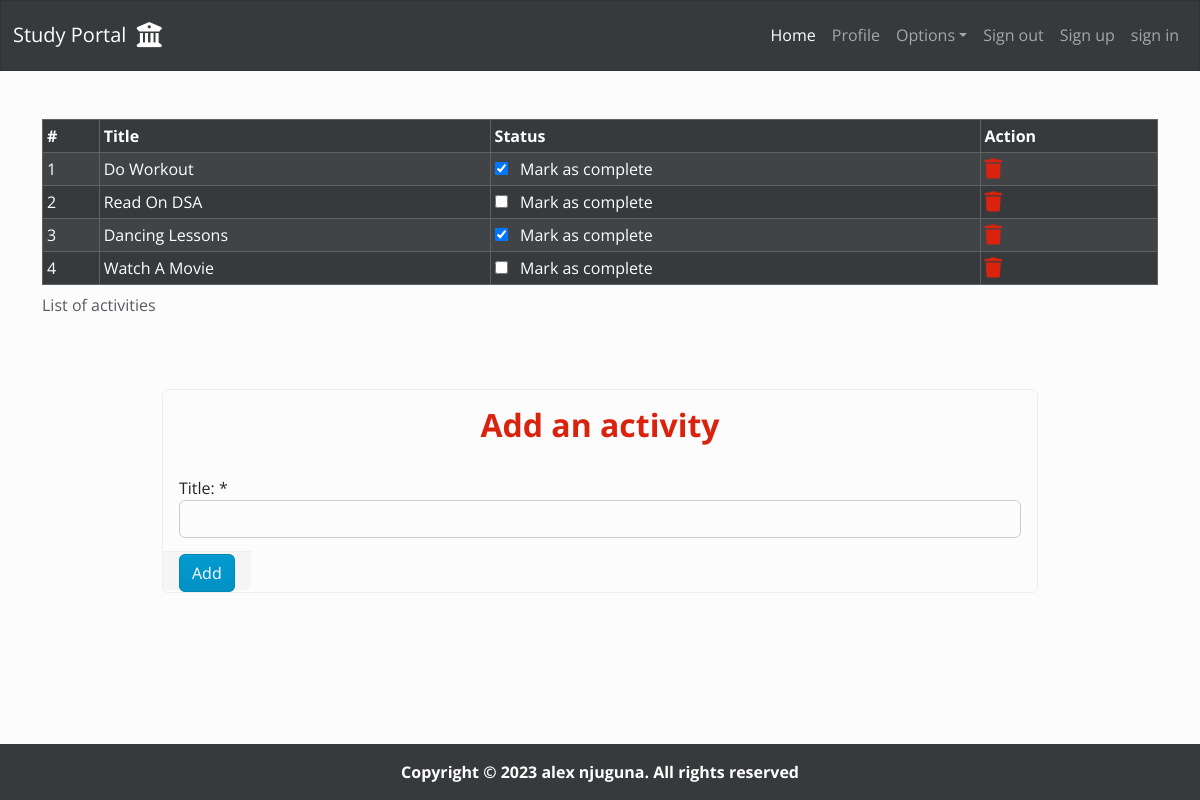
Page /activity/ (signed in) on the earlier database version.
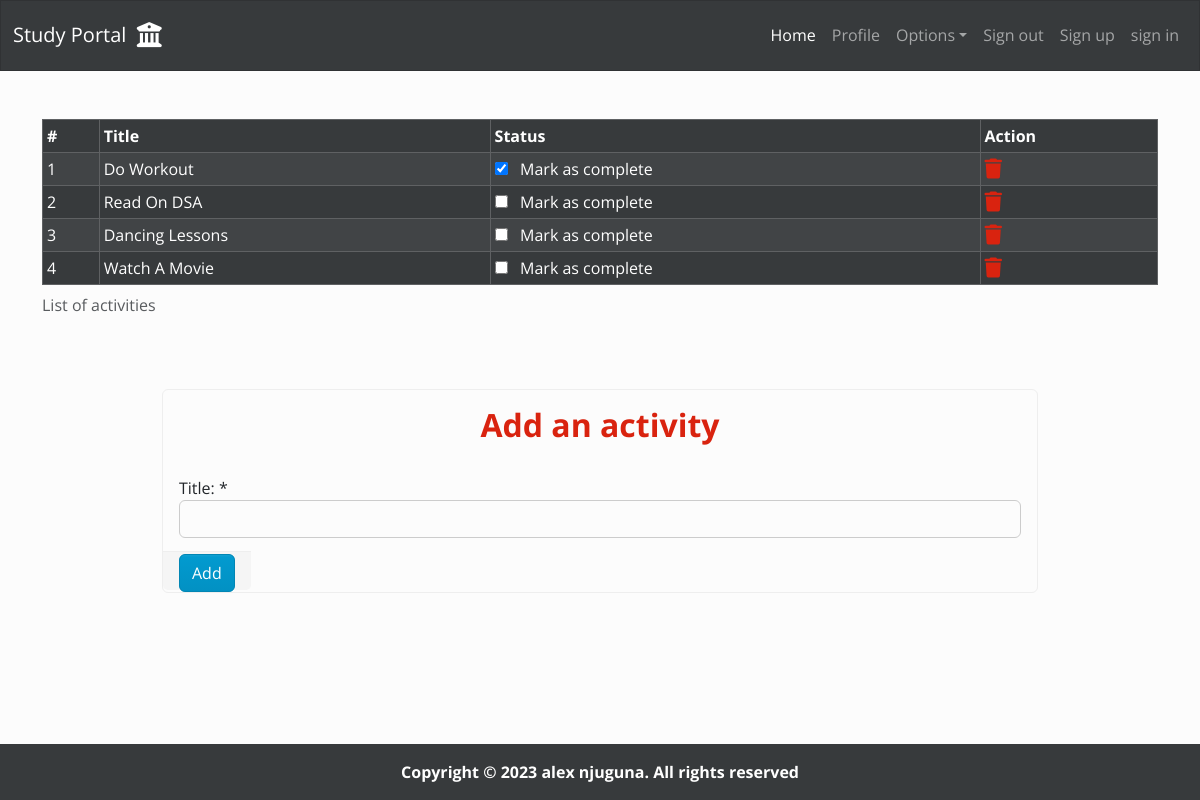
Same page on the later database version.
### activity/models.py (models this page shows, shortened)
class Activity(models.Model):
    user = models.ForeignKey(User, on_delete=models.CASCADE)
    title = models.CharField(max_length=50)
    is_finished = models.BooleanField(default=False)

### activity/views.py (the view)
# urls.py: path("", views.home, name="home"),
def home(request):
    if request.method == "POST":
        form = ActivityForm(request.POST)
        if form.is_valid():
            title = form.cleaned_data.get("title")
            activity = Activity(user=request.user, title=title)
            activity.save()
            messages.success(request, f"Activity '{title.upper()}' added.")
            return redirect("activity:home")
    else:
        form = ActivityForm()
    activities = Activity.objects.filter(user=request.user)
    return render(request, "activity/home.html", {
        "title": "activities",
        "activities": activities,
        "form": form
    })

### activity/forms.py
class ActivityForm(forms.ModelForm):
    class Meta:
        model = Activity
        fields = ["title"]
        labels = {
            "title": "Title: "
        }
        widgets = {
            "title": forms.TextInput(attrs={
                "class": "form-control"
            })
        }

### activity/templates/activity/home.html (shortened to what this page needs)
{% extends 'dashboard/base.html' %}
{% load crispy_forms_tags %}
{% block content %}
    {% if activities %}
        <div class="container-md mt-5">
            <div class="table-responsive">
                <table class="table table-sm table-striped table-hover table-dark table-bordered">
                    <caption>List of activities</caption>
                    <thead>
                        <tr>
                            <th>#</th>
                            <th>Title</th>
                            <th>Status</th>
                            <th>Action</th>
                        </tr>
                    </thead>
                    <tbody>
                        {% for activity in activities %}
                            <tr>
                                <td>{{ forloop.counter }}</td>
                                <td class="text-capitalize">{{ activity.title }}</td>
                                <td>
                                    <a class="text-decoration-none" href="{% url 'activity:update_activity' activity.id %}">
                                        <div class="text-light">
                                            {% if activity.is_finished == True %}
                                                <input class="form-cntrol" type="checkbox" name="" id="" checked>
                                            {% else %}
                                                <input class="form-cntrol" type="checkbox" name="" id="">
                                            {% endif %}
                                            &nbsp;
                                            Mark as complete
                                        </div>
                                    </a>
                                </td>
                                <td>
                                    <a href="{% url 'activity:delete_activity' activity.id %}">
                                        <i class="fa-solid fa-trash fa-lg"></i>
                                    </a>
                                </td>
                            </tr>
                        {% endfor %}
                    </tbody>
                </table>
            </div>
        </div>
    {% else %}
        <h3 class="alert alert-info mt-3">No activities listed so far</h3>
    {% endif %}
    <div class="container-sm mt-5 w-75" style="margin-bottom: 120px;">
        <div class="card">
            <fieldset>
                <legend class="card-title text-center text-primary mt-3">
                    <h2 class="fw-bold fs-2">Add an activity</h2>
                </legend>
            </fieldset>
            <form class="form-group" action="" method="post" autocomplete="off">
                <fieldset class="card-body">
                    {{ form|crispy }}
                </fieldset>
                <fieldest class="card-footer mt-auto">
                    <button class="btn btn-info text-center" type="submit">
                        Add
                    </button>
                </fieldest>
            </form>
        </div>
    </div>
{% endblock content %}

Differences in the rows shown:
changed Activity "Dancing Lessons": value "☑" → "☐"
